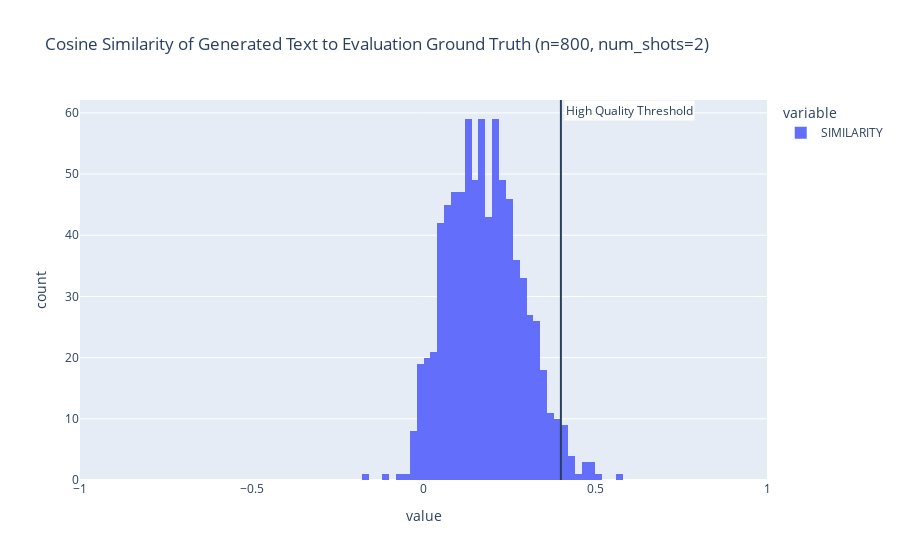

Notebook cell for this chart:
### Code cell
n_preds = len(full_results)
hq_threshold = 0.4

fig = px.histogram(full_results.SIMILARITY, 
                   range_x=[-1,1],
                   title=f'Cosine Similarity of Generated Text to Evaluation Ground Truth (n={n_preds}, num_shots={n_shots})')
fig.add_vline(x=hq_threshold, annotation={'text':'High Quality Threshold', 'bgcolor':'white', 'x':hq_threshold+0.01})

### Figure 1 — Plotly figure (JSON) as saved in the notebook; plotly's stock layout.template omitted (floating-point values rounded to 4 significant figures; data arrays with more than 128 entries replaced by an {"elided": "..."} marker saying what was removed)
{"data": [{"alignmentgroup": "True", "bingroup": "x", "hovertemplate": "variable=SIMILARITY<br>value=%{x}<br>count=%{y}<extra></extra>", "legendgroup": "SIMILARITY", "marker": {"color": "#636efa", "pattern": {"shape": ""}}, "name": "SIMILARITY", "offsetgroup": "SIMILARITY", "orientation": "v", "showlegend": true, "type": "histogram", "x": {"elided": "800 float values"}, "xaxis": "x", "yaxis": "y"}], "layout": {"annotations": [{"bgcolor": "white", "showarrow": false, "text": "High Quality Threshold", "x": 0.41, "xanchor": "left", "xref": "x", "y": 1, "yanchor": "top", "yref": "y domain"}], "autosize": true, "barmode": "relative", "legend": {"title": {"text": "variable"}, "tracegroupgap": 0}, "shapes": [{"type": "line", "x0": 0.4, "x1": 0.4, "xref": "x", "y0": 0, "y1": 1, "yref": "y domain"}], "title": {"text": "Cosine Similarity of Generated Text to Evaluation Ground Truth (n=800, num_shots=2)"}, "xaxis": {"anchor": "y", "domain": [0, 1], "range": [-1, 1], "title": {"text": "value"}, "type": "linear"}, "yaxis": {"anchor": "x", "autorange": true, "domain": [0, 1], "range": [0, 62.11], "title": {"text": "count"}}}}
